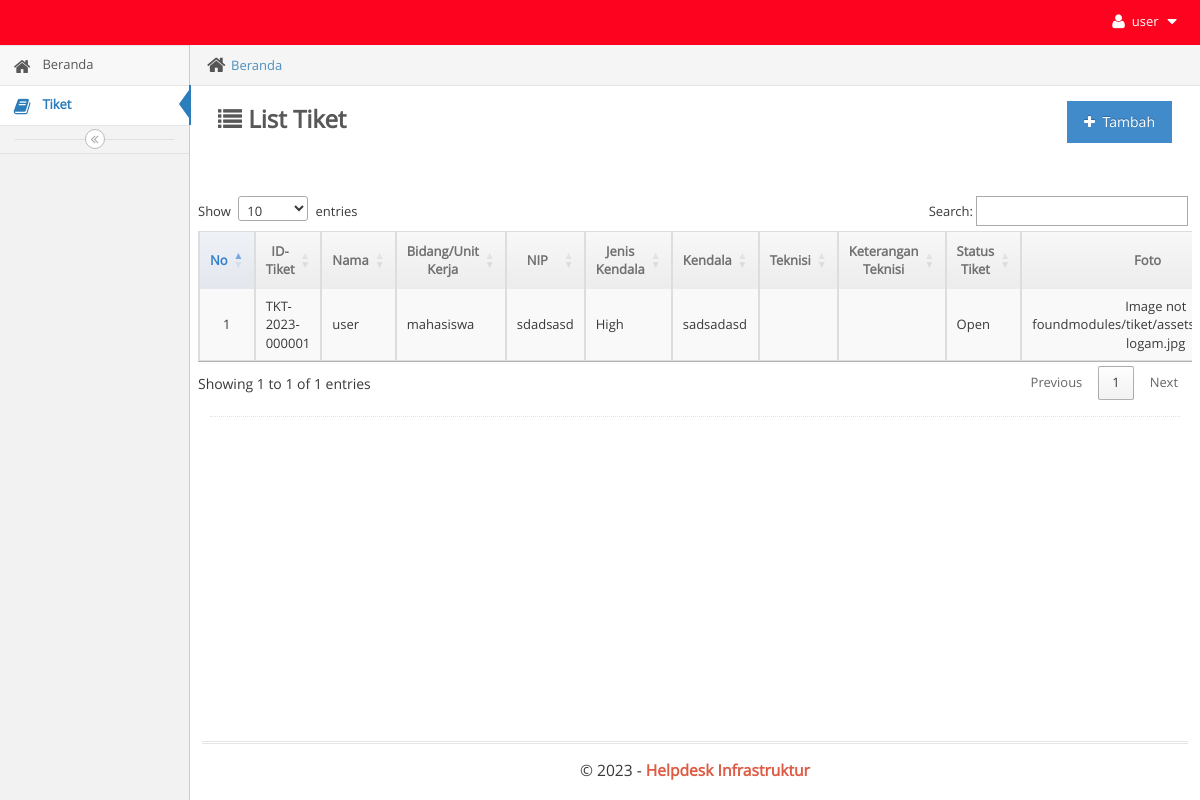
Before: /main.php?module=tiket_list (signed in) with the older database file.
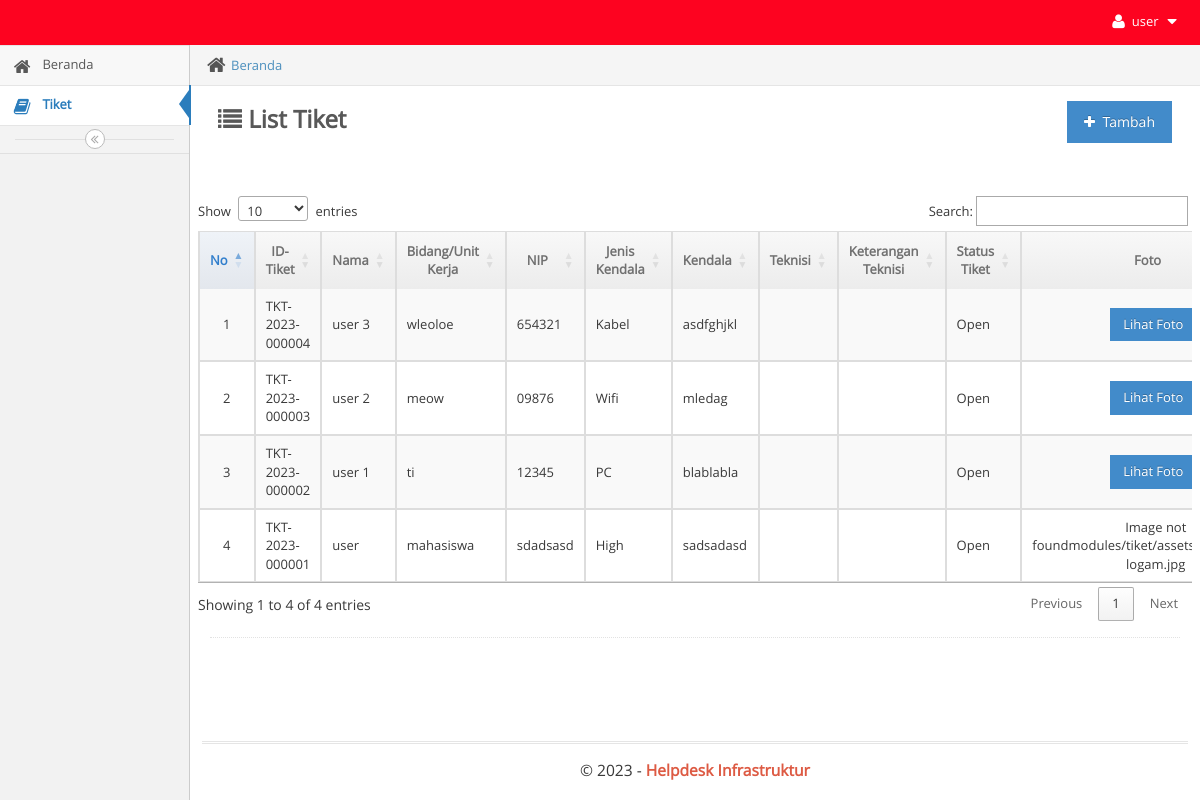
After: the same page with the newer database file.
### tables this page shows
CREATE TABLE `tiket` (
  `idtiket` varchar(200) NOT NULL,
  `departemen` varchar(100) NOT NULL,
  `nama` varchar(100) NOT NULL,
  `email` varchar(100) NOT NULL,
  `problem` varchar(100) NOT NULL,
  `foto` varchar(100) NOT NULL,
  `status` enum('Open','Pending','Closed') NOT NULL DEFAULT 'Open',
  `date` date NOT NULL,
  `createdate` timestamp NOT NULL DEFAULT current_timestamp(),
  `id_user` int(10) NOT NULL,
  `updatedate` timestamp NOT NULL DEFAULT current_timestamp(),
  `updateuser` int(10) NOT NULL,
  `priority` varchar(100) NOT NULL,
  `solveby` int(10) NOT NULL,
  `teknisi` varchar(100) NOT NULL,
  `keteranganteknisi` varchar(100) NOT NULL
);

### modules/tiket/view_list.php (the view, shortened to what this page needs)
<div class="breadcrumbs breadcrumbs-fixed" id="breadcrumbs">
    <ul class="breadcrumb">
        <li>
            <i class="ace-icon fa fa-home home-icon"></i>
            <a href="?module=beranda">Beranda</a>
        </li>
    </ul>
</div>
<div class="page-content">
    <div class="page-header">
        <h1 style="color:#585858">
            <i class="ace-icon fa fa-list"></i> <b>List Tiket</b>
            <a href="?module=form_tiket&form=add">
                <button class="btn btn-primary pull-right">
                    <i class="ace-icon fa fa-plus"></i> Tambah
                </button>
            </a>
        </h1>
        <br>
        <br>
<br>
    <div class="row">
        <div class="col-xs-12">
            <div class="row">
                <div class="col-xs-12">
                    <div>
                        <div class="row">
                            <table id="dynamic-table" class="table table-striped table-bordered table-hover">
                            <thead>
                                <tr>
                                    <th class='center'>No</th>
                                      <th class='center'>ID-Tiket</th>
                                        <th class='center'>Nama</th>
                                          <th class='center'>Bidang/Unit Kerja</th>
                                               <th class='center'>NIP</th>
                                                  <th class='center'>Jenis Kendala</th>
                                                      <th class="center" >Kendala</th>
                                                        <th class="center" >Teknisi</th>
                                                        <th class="center" >Keterangan Teknisi</th>
                                                          <th class="center" >Status Tiket</th>
                                                               <th class="center" >Foto</th>
                                </tr>
                            </thead>
 <?php
    $no = 1;
    $created_user = $_SESSION['id_user'];
    $query = mysqli_query($mysqli, "SELECT * FROM tiket where id_user='$created_user' GROUP BY idtiket DESC")
        or die('Ada kesalahan pada query tampil Data: '.mysqli_error($mysqli));
        while ($data = mysqli_fetch_assoc($query)) {
?>
        <tr>
            <td width="10" class="center"><?php echo $no; ?></td>
            <td width="100"><?php echo $data['idtiket']; ?></td>
            <td width="100"><?php echo $data['nama']; ?></td>
            <td width="100"><?php echo $data['departemen']; ?></td>
            <td width="100"><?php echo $data['email']; ?></td>
            <td width="100"><?php echo $data['priority']; ?></td>
            <td width="100"><?php echo $data['problem']; ?></td>
            <td width="100"><?php echo $data['teknisi']; ?></td>
            <td width="100"><?php echo $data['keteranganteknisi']; ?></td>
            <td width="100"><?php echo $data['status']; ?></td>
            <td class='center' width='100'>
                                                    <div>
                                                        <?php
                                                        $direktorifoto = "modules/tiket/" . $data['foto'];
                                                        if (file_exists($direktorifoto)) {
                                                            echo '<a data-toggle="tooltip" data-placement="top" title="Lihat Foto" style="margin-right:5px" class="btn btn-primary btn-sm" href="' . $direktorifoto . '" id="">Lihat Foto</a>';
                                                        } else {
                                                            echo '<span>Image not found' . $direktorifoto.'</span>';
                                                        }
                                                        ?>
                                                    </div>
                                                </td>
                 </tr>
                                        <?php
            $no++;
        }
        ?>
                                </table>
                            </div>
                        </div>
                    </div>
                </div>
            </div>
        </div>
    </div>
</div>

Changed rows visible on the page:
added tiket: idtiket "TKT-2023-000004", nama "user 3", departemen "wleoloe", email "654321", priority "Kabel", problem "asdfghjkl", status "Open"
added tiket: idtiket "TKT-2023-000003", nama "user 2", departemen "meow", email "09876", priority "Wifi", problem "mledag", status "Open"
added tiket: idtiket "TKT-2023-000002", nama "user 1", departemen "ti", email "12345", priority "PC", problem "blablabla", status "Open"
Other visible differences:
text written by a page script: "Show entries Search: Showing 1 to 1 of 1 entries Previous 1 Next" → "Show entries Search: Showing 1 to 4 of 4 entries Previous 1 Next"
